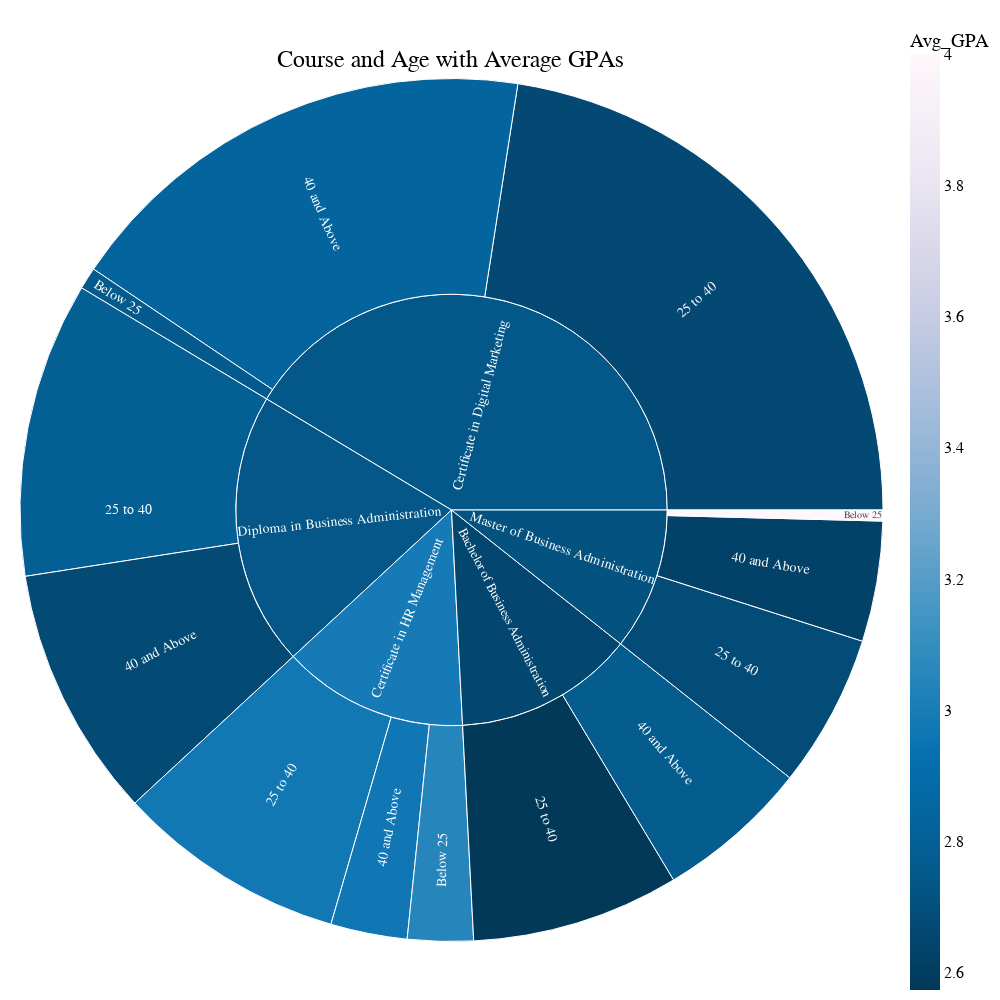

Source (notebook cell):
### Markdown cell above
This plot shows the distribution of courses and their age groups, as well as the average GPA of each student.

From the sunburst chart, we can see that more than 50% of students are enrolled in the Certificate in Digital Marketing and Diploma in Business Administration programs, with an average GPA of 2.74.

Students pursuing a Certificate in HR Management perform better overall, having the highest average GPA of 2.99. Those under 25 in this program score an even higher average GPA of 3.05.

An outlier is present in the Master of Business Administration course, where a student under 25 has a perfect GPA of 4.0, compared to the course average of 2.71.

### Code cell
import pandas as pd
import numpy as np
import plotly.express as px

# Drop rows with missing values in the relevant columns
df.dropna(subset=['COURSE', 'Age Group', 'GPA'], inplace=True)

# Filter data to include only the top 5 courses by student count
top_courses = df['COURSE'].value_counts().nlargest(5).index
df_filtered = df[df['COURSE'].isin(top_courses)]

# Add a Count column for aggregation
df_filtered['Count'] = 1

# Group by course and age group and calculate average GPA and count
df_grouped = df_filtered.groupby(['COURSE', 'Age Group']).agg(
    Count=('Count', 'sum'),
    Avg_GPA=('GPA', 'mean')
).reset_index()

# Calculate average GPA for each course
course_gpa = df_filtered.groupby('COURSE')['GPA'].mean().reset_index(name='GPA_course')

# Merge the average GPAs into the grouped dataframe
df_grouped = df_grouped.merge(course_gpa, on='COURSE')

# Remove any rows where Count is 0
df_grouped = df_grouped[df_grouped['Count'] > 0]

# Create the sunburst plot with a custom color scheme
fig = px.sunburst(df_grouped, path=['COURSE', 'Age Group'], values='Count',
                  color='Avg_GPA', 
                  color_continuous_scale='PuBu_r',
                  hover_data={
                      'Avg_GPA': ':.2f',
                      'GPA_course': ':.2f'
                  })

# Update traces for better visibility
fig.update_traces(
    hovertemplate='<b>%{label}</b><br>' +
                  'Count: %{value}<br>' +
                  'Course GPA: %{customdata[1]:.2f}<br>' +
                  'Age Group GPA: %{customdata[0]:.2f}',
    insidetextorientation='radial',
    textfont=dict(size=14)
)

# Update layout for better aesthetics and readability
fig.update_layout(
    title={
        'text': 'Course and Age with Average GPAs',
        'y':0.95,
        'x':0.45,
        'xanchor': 'center',
        'yanchor': 'top'
    },
    title_font=dict(size=24, family='Arial, sans-serif', color='black'),
    font=dict(family='Arial, sans-serif', size=16, color='black'),
    margin=dict(t=20, l=20, r=0, b=0),
    width=1000,  # Increase width
    height=1000  # Increase height
)
# Show the plot
fig.show()

### Figure 1 — Plotly figure (JSON) as saved in the notebook; plotly's stock layout.template omitted (floating-point values rounded to 4 significant figures)
{"data": [{"branchvalues": "total", "customdata": [[2.574, 2.655], [2.664, 2.739], [2.976, 2.988], [2.793, 2.736], [2.679, 2.708], [2.764, 2.655], [2.832, 2.739], [2.971, 2.988], [2.67, 2.736], [2.627, 2.708], [2.75, 2.739], [3.05, 2.988], [4, 2.708], [2.655, 2.655], [2.739, 2.739], [2.988, 2.988], [2.736, 2.736], [2.708, 2.708]], "domain": {"x": [0, 1], "y": [0, 1]}, "hovertemplate": "<b>%{label}</b><br>Count: %{value}<br>Course GPA: %{customdata[1]:.2f}<br>Age Group GPA: %{customdata[0]:.2f}", "ids": ["Bachelor of Business Administration/25 to 40", "Certificate in Digital Marketing/25 to 40", "Certificate in HR Management/25 to 40", "Diploma in Business Administration/25 to 40", "Master of Business Administration/25 to 40", "Bachelor of Business Administration/40 and Above", "Certificate in Digital Marketing/40 and Above", "Certificate in HR Management/40 and Above", "Diploma in Business Administration/40 and Above", "Master of Business Administration/40 and Above", "Certificate in Digital Marketing/Below 25", "Certificate in HR Management/Below 25", "Master of Business Administration/Below 25", "Bachelor of Business Administration", "Certificate in Digital Marketing", "Certificate in HR Management", "Diploma in Business Administration", "Master of Business Administration"], "insidetextorientation": "radial", "labels": ["25 to 40", "25 to 40", "25 to 40", "25 to 40", "25 to 40", "40 and Above", "40 and Above", "40 and Above", "40 and Above", "40 and Above", "Below 25", "Below 25", "Below 25", "Bachelor of Business Administration", "Certificate in Digital Marketing", "Certificate in HR Management", "Diploma in Business Administration", "Master of Business Administration"], "marker": {"coloraxis": "coloraxis", "colors": [2.574, 2.664, 2.976, 2.793, 2.679, 2.764, 2.832, 2.971, 2.67, 2.627, 2.75, 3.05, 4, 2.655, 2.739, 2.988, 2.736, 2.708]}, "name": "", "parents": ["Bachelor of Business Administration", "Certificate in Digital Marketing", "Certificate in HR Management", "Diploma in Business Administration", "Master of Business Administration", "Bachelor of Business Administration", "Certificate in Digital Marketing", "Certificate in HR Management", "Diploma in Business Administration", "Master of Business Administration", "Certificate in Digital Marketing", "Certificate in HR Management", "Master of Business Administration", "", "", "", "", ""], "textfont": {"size": 14}, "type": "sunburst", "values": [19, 55, 21, 27, 14, 14, 44, 7, 23, 11, 2, 6, 1, 33, 101, 34, 50, 26]}], "layout": {"coloraxis": {"colorbar": {"title": {"text": "Avg_GPA"}}, "colorscale": [[0, "rgb(2,56,88)"], [0.125, "rgb(4,90,141)"], [0.25, "rgb(5,112,176)"], [0.375, "rgb(54,144,192)"], [0.5, "rgb(116,169,207)"], [0.625, "rgb(166,189,219)"], [0.75, "rgb(208,209,230)"], [0.875, "rgb(236,231,242)"], [1, "rgb(255,247,251)"]]}, "font": {"color": "black", "family": "Arial, sans-serif", "size": 16}, "height": 1000, "legend": {"tracegroupgap": 0}, "margin": {"b": 0, "l": 20, "r": 0, "t": 20}, "title": {"font": {"color": "black", "family": "Arial, sans-serif", "size": 24}, "text": "Course and Age with Average GPAs", "x": 0.45, "xanchor": "center", "y": 0.95, "yanchor": "top"}, "width": 1000}}
